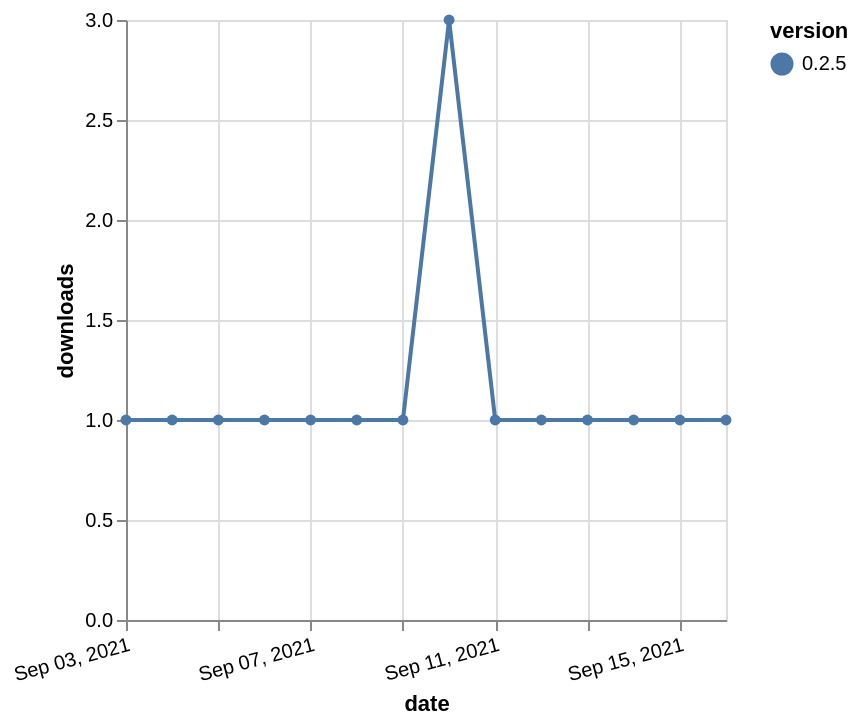

The specification (Vega-Lite) saved for this image:
### Vega-Lite specification from a JSON file in a GitHub repository (floating-point values rounded to 4 significant figures)
{"$schema": "https://vega.github.io/schema/vega-lite/v5.json", "description": "A simple bar chart with embedded data.", "data": {"values": [{"date": "2021-09-03", "total": 242, "delta": 1, "version": "0.2.5"}, {"date": "2021-09-04", "total": 243, "delta": 1, "version": "0.2.5"}, {"date": "2021-09-05", "total": 244, "delta": 1, "version": "0.2.5"}, {"date": "2021-09-06", "total": 245, "delta": 1, "version": "0.2.5"}, {"date": "2021-09-07", "total": 246, "delta": 1, "version": "0.2.5"}, {"date": "2021-09-08", "total": 247, "delta": 1, "version": "0.2.5"}, {"date": "2021-09-09", "total": 248, "delta": 1, "version": "0.2.5"}, {"date": "2021-09-10", "total": 251, "delta": 3, "version": "0.2.5"}, {"date": "2021-09-11", "total": 252, "delta": 1, "version": "0.2.5"}, {"date": "2021-09-12", "total": 253, "delta": 1, "version": "0.2.5"}, {"date": "2021-09-13", "total": 254, "delta": 1, "version": "0.2.5"}, {"date": "2021-09-14", "total": 255, "delta": 1, "version": "0.2.5"}, {"date": "2021-09-15", "total": 256, "delta": 1, "version": "0.2.5"}, {"date": "2021-09-16", "total": 257, "delta": 1, "version": "0.2.5"}]}, "width": "container", "mark": {"type": "line", "point": {"filled": true}}, "encoding": {"x": {"field": "date", "type": "temporal", "timeUnit": "yearmonthdate", "title": "date", "axis": {"labelAngle": -15}}, "y": {"field": "delta", "type": "quantitative", "title": "downloads"}, "color": {"field": "version", "type": "nominal"}, "tooltip": {"field": "delta"}}}
